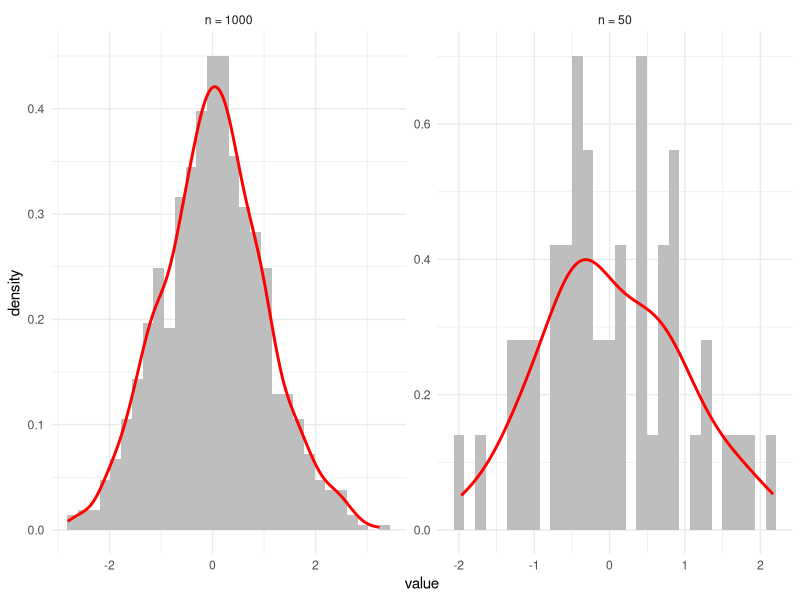
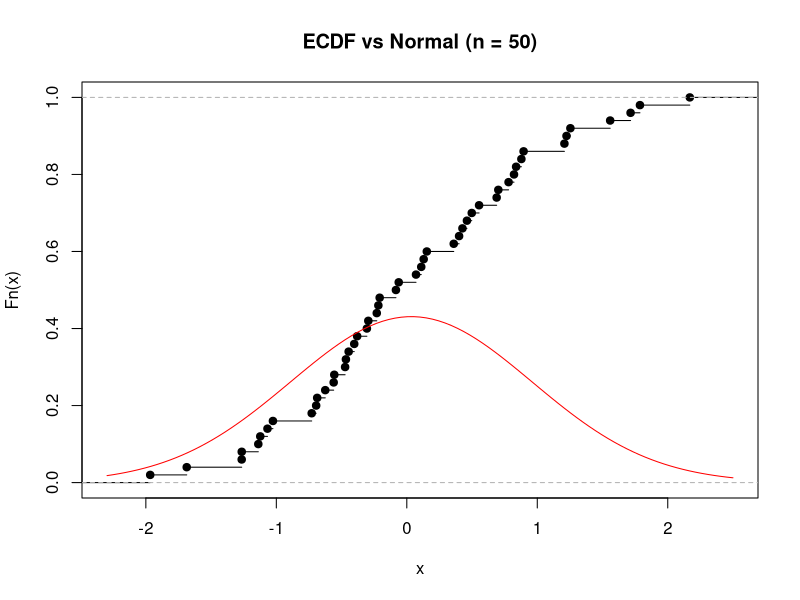
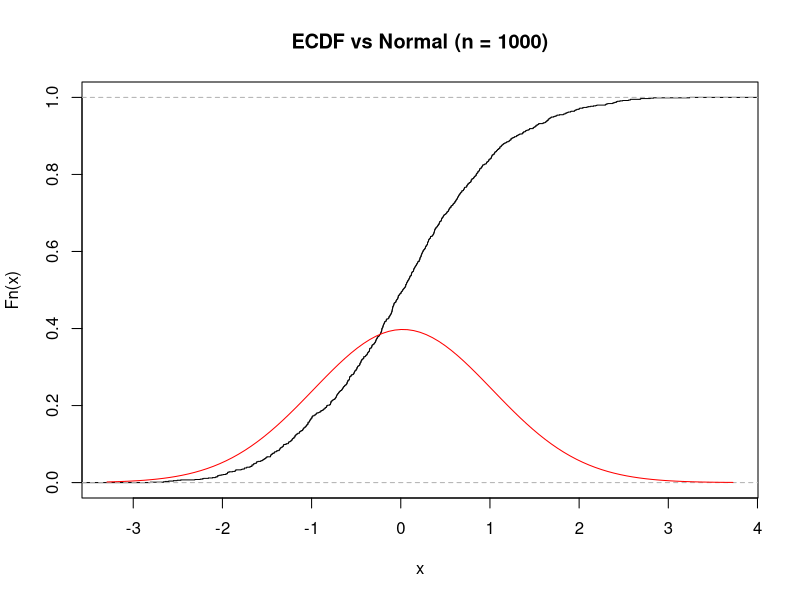
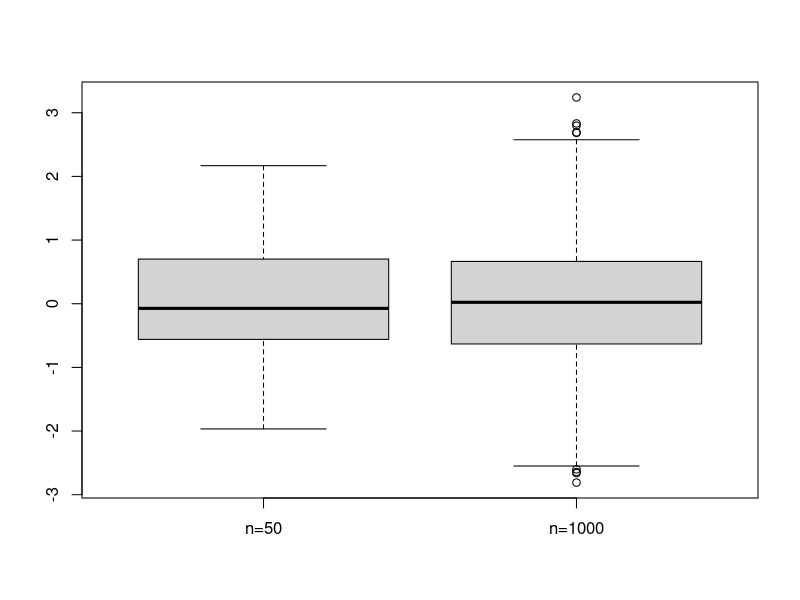
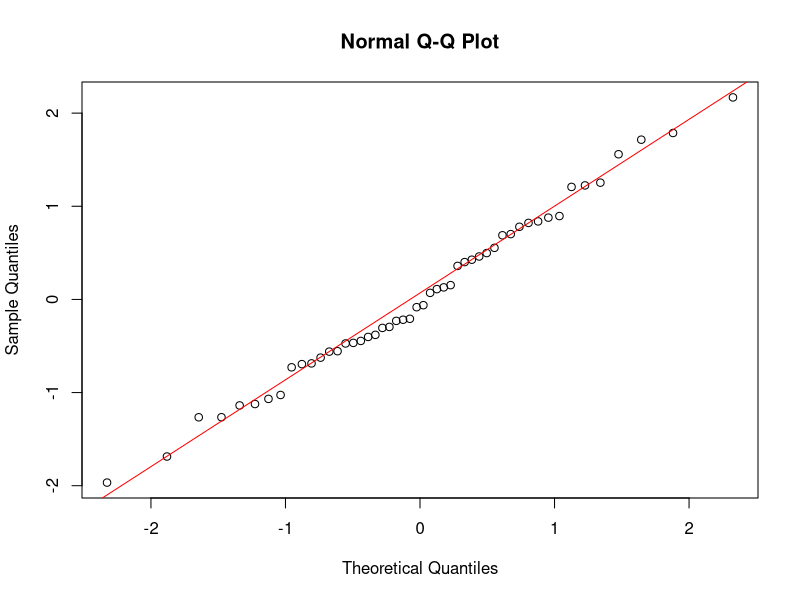
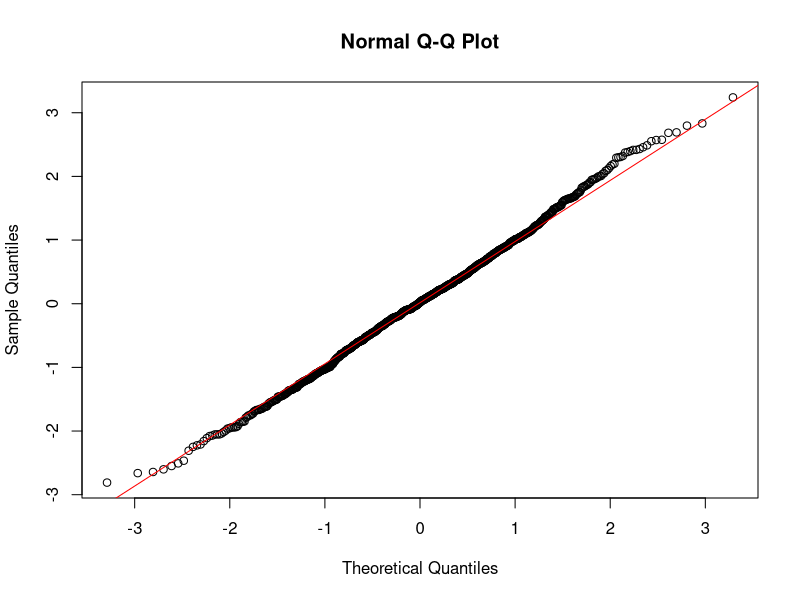

The R source for these figures, in order:
## ---- chunk 1
knitr::opts_chunk$set(echo = TRUE, warning = FALSE, message = FALSE)
set.seed(123)

library(nortest)
library(ggplot2)
library(dplyr)

x50   <- rnorm(50, 0, 1)
x1000 <- rnorm(1000, 0, 1)
## ---- chunk 2
stats_table <- function(x){
  data.frame(
    n = length(x),
    mean = mean(x),
    var = var(x),
    sd = sd(x),
    skewness = mean((x - mean(x))^3)/sd(x)^3,
    kurtosis = mean((x - mean(x))^4)/sd(x)^4 - 3
  )
}

stats50   <- stats_table(x50)
stats1000 <- stats_table(x1000)

stats50
stats1000
## ---- chunk 3
df <- data.frame(
  value = c(x50, x1000),
  sample = rep(c("n = 50", "n = 1000"), c(50, 1000))
)

ggplot(df, aes(value)) +
  geom_histogram(aes(y = ..density..), bins = 30, fill = "gray") +
  geom_density(color = "red", size = 1) +
  facet_wrap(~sample, scales = "free") +
  theme_minimal()
## ---- chunk 4
plot(ecdf(x50), main = "ECDF vs Normal (n = 50)")
curve(dnorm(x, mean(x50), sd(x50)), add = TRUE, col = "red")

plot(ecdf(x1000), main = "ECDF vs Normal (n = 1000)")
curve(dnorm(x, mean(x1000), sd(x1000)), add = TRUE, col = "red")
## ---- chunk 5
boxplot(x50, x1000, names=c("n=50","n=1000"))
## ---- chunk 6
qqnorm(x50)
qqline(x50, col="red")

qqnorm(x1000)
qqline(x1000, col="red")
## ---- chunk 7
normal_tests <- function(x){
  data.frame(
    Shapiro = shapiro.test(x)$p.value,
    KS = ks.test(x, "pnorm", mean(x), sd(x))$p.value,
    Lilliefors = lillie.test(x)$p.value,
    Anderson = ad.test(x)$p.value,
    Cramer = cvm.test(x)$p.value,
    Pearson = pearson.test(x)$p.value,
    Shapiro_Francia = sf.test(x)$p.value
  )
}

tests50   <- normal_tests(x50)
tests1000 <- normal_tests(x1000)

tests50
tests1000
